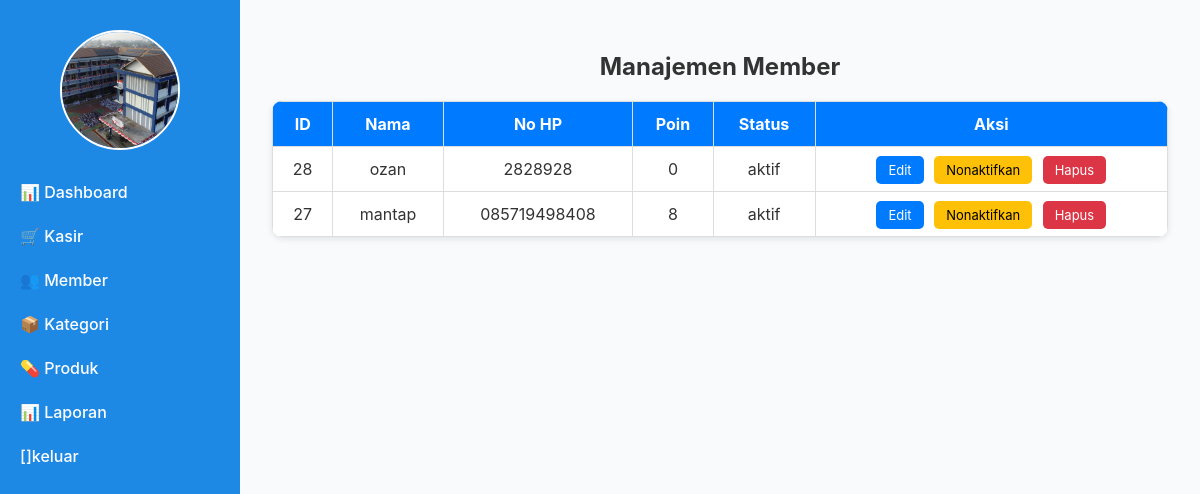
The page /super_admin/member.php (signed in) on the database its author committed.
### tables this page shows
CREATE TABLE `users` (
  `id` int(11) NOT NULL,
  `username` varchar(50) NOT NULL,
  `password` varchar(255) NOT NULL,
  `role` enum('superadmin','kasir') NOT NULL,
  `email` varchar(100) NOT NULL,
  `gambar` varchar(255) NOT NULL,
  `status_login` tinyint(1) DEFAULT 0
);

CREATE TABLE `members` (
  `id` int(11) NOT NULL,
  `nama` varchar(100) NOT NULL,
  `no_hp` varchar(20) DEFAULT NULL,
  `poin` int(11) DEFAULT 0,
  `status` enum('aktif','nonaktif') DEFAULT 'aktif'
);

### super_admin/member.php (the view, shortened to what this page needs)
<?php
include_once 'sidebar_admin.php';
$conn = new mysqli("localhost", "root", "", "apotek1");
$members = $conn->query("SELECT * FROM members ORDER BY id DESC");
?>
<!DOCTYPE html>
<html lang="id">
<head>
</head>
<body>
<div class="container">
    <h2>Manajemen Member</h2>
    <table>
        <tr>
            <th>ID</th>
            <th>Nama</th>
            <th>No HP</th>
            <th>Poin</th>
            <th>Status</th>
            <th>Aksi</th>
        </tr>
        <?php while ($row = $members->fetch_assoc()): ?>
        <tr>
            <td><?= $row['id'] ?></td>
            <td><?= htmlspecialchars($row['nama']) ?></td>
            <td><?= htmlspecialchars($row['no_hp']) ?></td>
            <td><?= $row['poin'] ?></td>
            <td><?= $row['status'] ?></td>
            <td class="aksi">
                <a href="#" class="edit" onclick="bukaModalEdit('<?= $row['id'] ?>','<?= htmlspecialchars($row['nama'], ENT_QUOTES) ?>','<?= htmlspecialchars($row['no_hp'], ENT_QUOTES) ?>','<?= $row['poin'] ?>','<?= $row['status'] ?>')">Edit</a>
                <?php if ($row['status'] === 'aktif'): ?>
                    <a href="?ubah_status=<?= $row['id'] ?>&status=nonaktif" class="nonaktifkan" onclick="return confirm('Yakin ingin menonaktifkan member ini?')">Nonaktifkan</a>
                <?php else: ?>
                    <a href="?ubah_status=<?= $row['id'] ?>&status=aktif" class="aktifkan" onclick="return confirm('Yakin ingin mengaktifkan member ini?')">Aktifkan</a>
                <?php endif; ?>
                <a href="?hapus=<?= $row['id'] ?>" class="hapus" onclick="return confirm('Yakin ingin menghapus member ini?')">Hapus</a>
            </td>
        </tr>
        <?php endwhile; ?>
    </table>
</div>
</body>
</html>

### super_admin/sidebar_admin.php (shortened to what this page needs)
<?php
include '../config.php';
$username = $_SESSION['username'] ?? null;
$data_user = mysqli_fetch_assoc(mysqli_query($koneksi, "SELECT * FROM users WHERE username = '$username'"));
$foto_user = $data_user['gambar'] ?? 'default.jpg';
?>
<!DOCTYPE html>
<html lang="id">
<head>
</head>
<body>
    <div class="sidebar">
        <a href="profil.php" style="text-decoration: none;">
   <img src="../uploads/<?= htmlspecialchars($foto_user) ?>" alt="Foto Profil" style="
    width: 120px;
    height: 120px;
    object-fit: cover;
    border-radius: 50%;
    border: 2px solid white;
    cursor: pointer;
" />
</a>
        <ul>
            <li><a href="dashboard.php">📊 Dashboard</a></li>
            <li><a href="kasir.php">🛒 Kasir</a></li>
            <li><a href="member.php">👥 Member</a></li>
            <li><a href="kategori.php">📦 Kategori</a></li>
            <li><a href="produk.php">💊 Produk</a></li>
            <li><a href="laporan.php">📊 Laporan</a></li>
             <li><a href="../logout.php"> []keluar</a></li>
        </ul>
    </div>
</body>
</html>

### super_admin/sidebar_admin.php (style rules this page uses)
* { box-sizing: border-box; }
body { margin: 0; font-family: 'Segoe UI', sans-serif; background-color: #f1f3f5; color: #333; }
.sidebar { width: 240px; background-color: #1e88e5; height: 100vh; position: fixed; padding: 30px 0; display: flex; flex-direction: column; align-items: center; }
.sidebar ul { list-style: none; padding: 0; width: 100%; }
.sidebar ul li { width: 100%; }
.sidebar ul li a { display: block; color: white; text-decoration: none; padding: 12px 20px; font-weight: 500; transition: background-color 0.3s ease; width: 100%; }

### super_admin/member.php (style rules this page uses)
body { font-family: 'Inter', sans-serif; background: #f9fafb; margin: 0; display: flex; min-height: 100vh; }
.container { margin-left: 240px; padding: 2rem; flex-grow: 1; }
h2 { text-align: center; margin-bottom: 20px; }
table { width: 100%; background: white; border-collapse: collapse; border-radius: 10px; overflow: hidden; box-shadow: 0 2px 6px rgba(0,0,0,0.1); }
th, td { padding: 12px; border: 1px solid #ddd; text-align: center; }
th { background-color: #007bff; color: white; }
.aksi a { padding: 6px 12px; color: white; border-radius: 5px; margin: 0 3px; text-decoration: none; font-size: 13px; }
.aksi a.edit { background: #007bff; }
.aksi a.hapus { background: #dc3545; }
.aksi a.nonaktifkan { background-color: #ffc107; color: black; }

### rows shown on the page
users: gambar (picture)
members: id "28", nama "ozan", no_hp "2828928", poin "0", status "aktif"
members: id "27", nama "mantap", no_hp "085719498408", poin "8", status "aktif"
